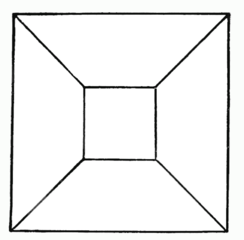
#> input picture 4-5/easy_shape.png, 244 x 240 px
$ python konwulacja.py
#> lines starting #> are read from the running program, lines starting #| are printed output that depends on the picture
import numpy as np
from skimage import io, color
from scipy.ndimage import convolve
import matplotlib.pyplot as plt

# Oryginalny obraz
image = io.imread(r"easy_shape.png")
#> image is the input picture: shape (240, 244, 4); mean R, G, B, A 240.3, 240.7, 240.3, 255
print(image.shape)
#| (240, 244, 4)
plt.imshow(image)
plt.title("Orginal Image")
plt.show(block=False)
plt.pause(5)
plt.close()

# Wykrywanie krawędzi przy użciu jądra Laplace
laplace_filter = np.array([[0, 1, 0], [1, -4, 1], [0, 1, 0]])

laplace_image = np.dstack([
    convolve(image[:, :, channel], laplace_filter, mode="constant", cval=0.0)
    for channel in range(3)
])
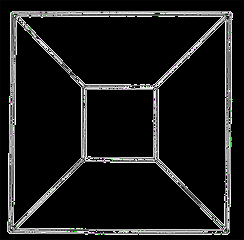
#> laplace_image: shape (240, 244, 3); mean R, G, B 24.9, 25, 24.9

plt.imshow(laplace_image)
plt.title("Laplace Image")
plt.show(block=False)
plt.pause(5)
plt.close()

# Rozmywanie obrazu
blurring_filter = np.full((5, 5), 1/25)

blurring_image = np.dstack([
    convolve(image[:, :, channel], blurring_filter, mode="constant", cval=0.0)
    for channel in range(3)
])
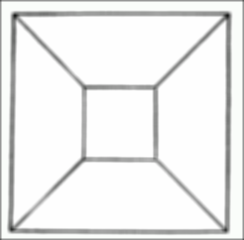
#> blurring_image: shape (240, 244, 3); mean R, G, B 237, 237.4, 237

plt.imshow(blurring_image)
plt.title("Blurring Image")
plt.show(block=False)
plt.pause(5)
plt.close()

# Wyostrzanie obrazu
sharpen_filter = np.array([[0, -1, 0], [-1, 5, -1], [0, -1, 0]])

sharpen_image = np.dstack([
    convolve(image[:, :, channel], sharpen_filter, mode="constant", cval=0.0)
    for channel in range(3)
])
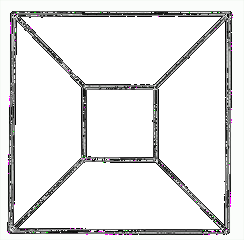
#> sharpen_image: shape (240, 244, 3); mean R, G, B 229.9, 230, 229.9

plt.imshow(sharpen_image)
plt.title("Sharpen Image")
plt.show(block=False)
plt.pause(5)
plt.close()

$ run again, with 4-5/laby.jpg saved as 4-5/easy_shape.png
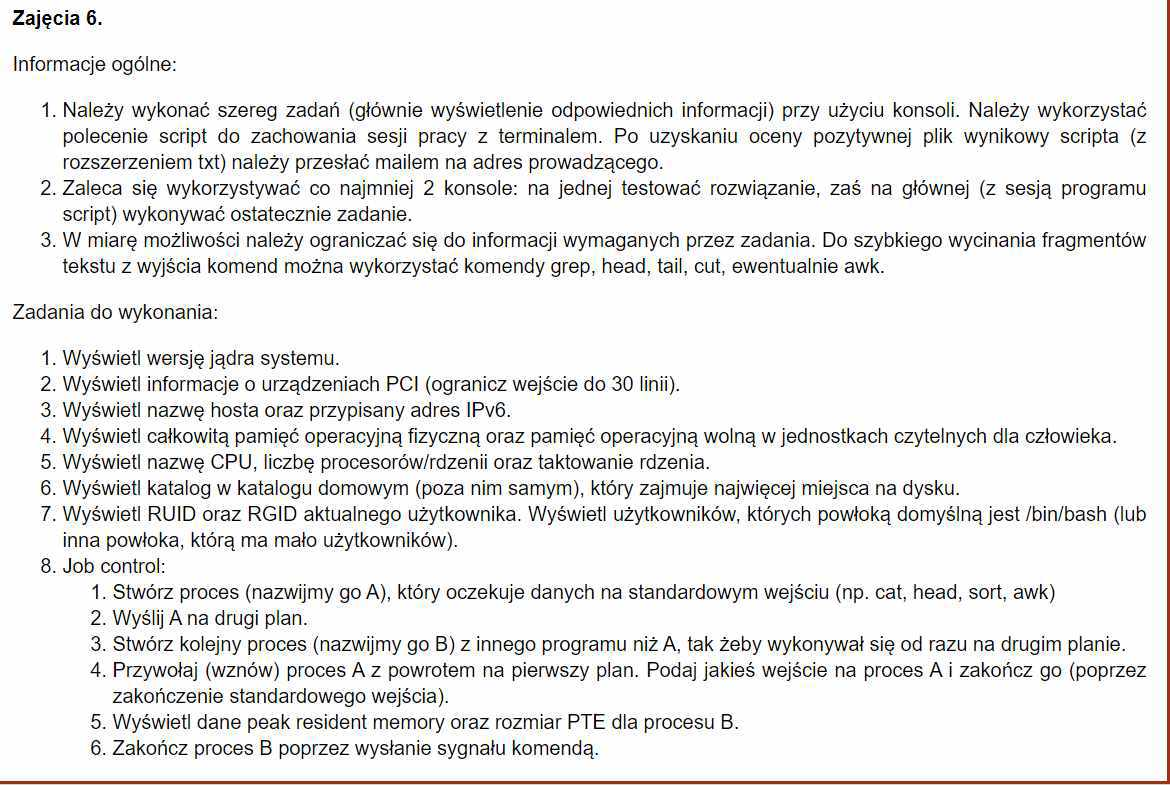
#> input picture 4-5/laby.jpg, 1170 x 785 px
#> image is the input picture: shape (785, 1170, 3); mean R, G, B 234, 233.8, 233
#| (785, 1170, 3)
#> `laplace_image = np.dstack([ convolve(image[:, :, channel], laplace_fil..`:
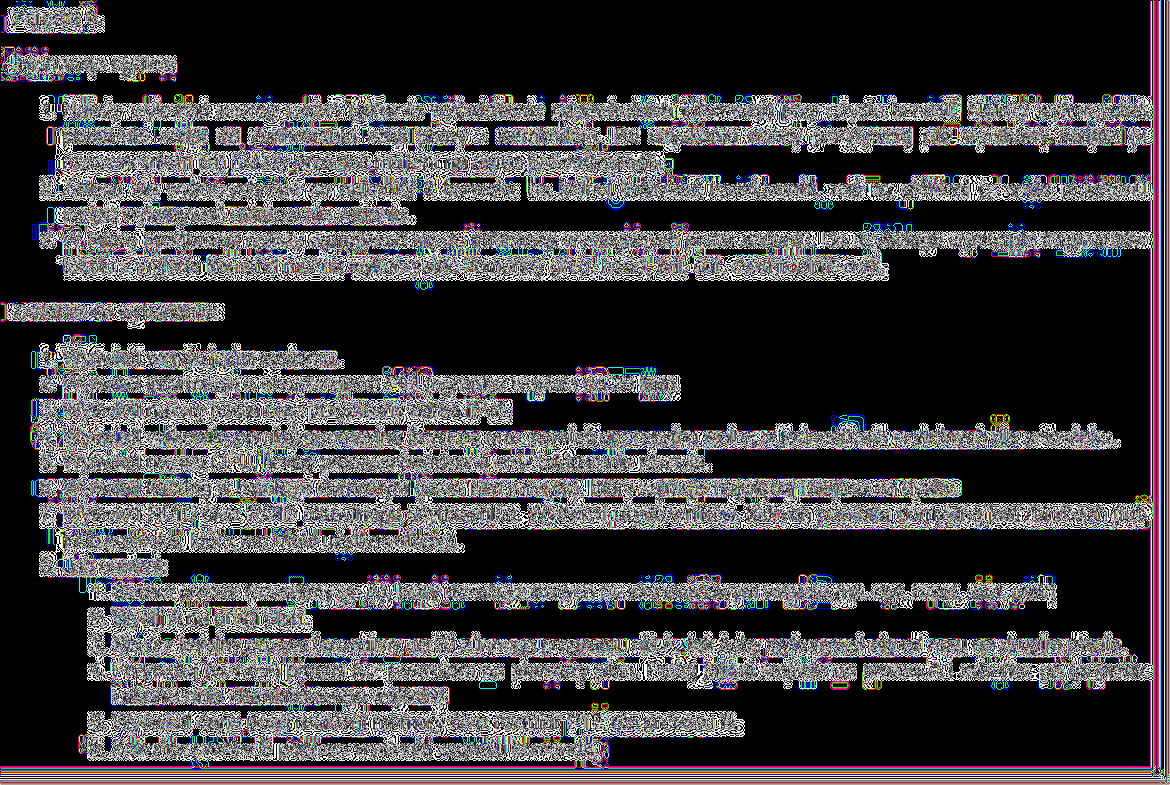
#> laplace_image: shape (785, 1170, 3); mean R, G, B 65.2, 63.7, 66.2
#> `sharpen_image = np.dstack([ convolve(image[:, :, channel], sharpen_fil..`:
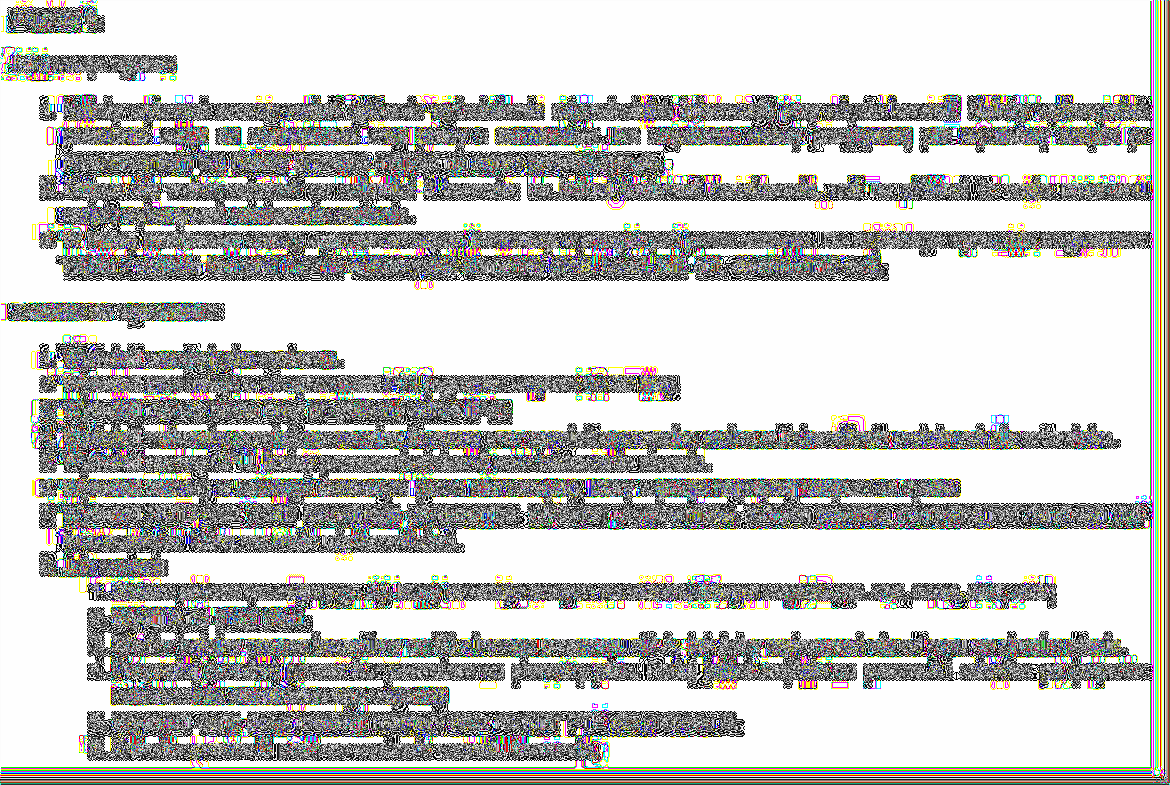
#> sharpen_image: shape (785, 1170, 3); mean R, G, B 193.3, 193.1, 190.3
